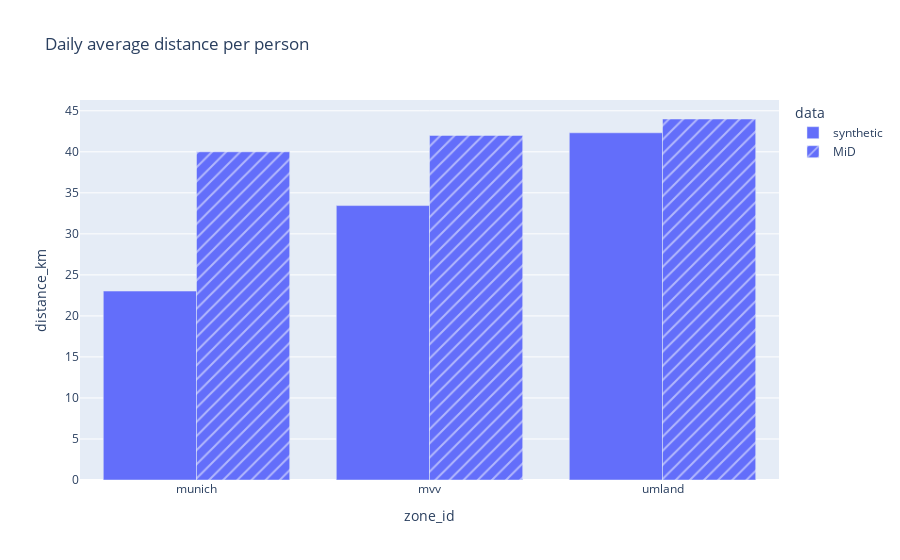

Notebook cell for this chart:
### Code cell
px.bar(
    df, x = "zone_id", y = "distance_km", pattern_shape = "data", barmode = "group",
    title = "Daily average distance per person"
)

### Figure 1 — Plotly figure (JSON) as saved in the notebook; plotly's stock layout.template omitted (floating-point values rounded to 4 significant figures)
{"data": [{"alignmentgroup": "True", "hovertemplate": "data=synthetic<br>zone_id=%{x}<br>distance_km=%{y}<extra></extra>", "legendgroup": "synthetic", "marker": {"color": "#636efa", "pattern": {"shape": ""}}, "name": "synthetic", "offsetgroup": "synthetic", "orientation": "v", "showlegend": true, "textposition": "auto", "type": "bar", "x": ["munich", "mvv", "umland"], "xaxis": "x", "y": [23.03, 33.45, 42.32], "yaxis": "y"}, {"alignmentgroup": "True", "hovertemplate": "data=MiD<br>zone_id=%{x}<br>distance_km=%{y}<extra></extra>", "legendgroup": "MiD", "marker": {"color": "#636efa", "pattern": {"shape": "/"}}, "name": "MiD", "offsetgroup": "MiD", "orientation": "v", "showlegend": true, "textposition": "auto", "type": "bar", "x": ["mvv", "munich", "umland"], "xaxis": "x", "y": [42, 40, 44], "yaxis": "y"}], "layout": {"barmode": "group", "legend": {"title": {"text": "data"}, "tracegroupgap": 0}, "title": {"text": "Daily average distance per person"}, "xaxis": {"anchor": "y", "domain": [0, 1], "title": {"text": "zone_id"}}, "yaxis": {"anchor": "x", "domain": [0, 1], "title": {"text": "distance_km"}}}}
